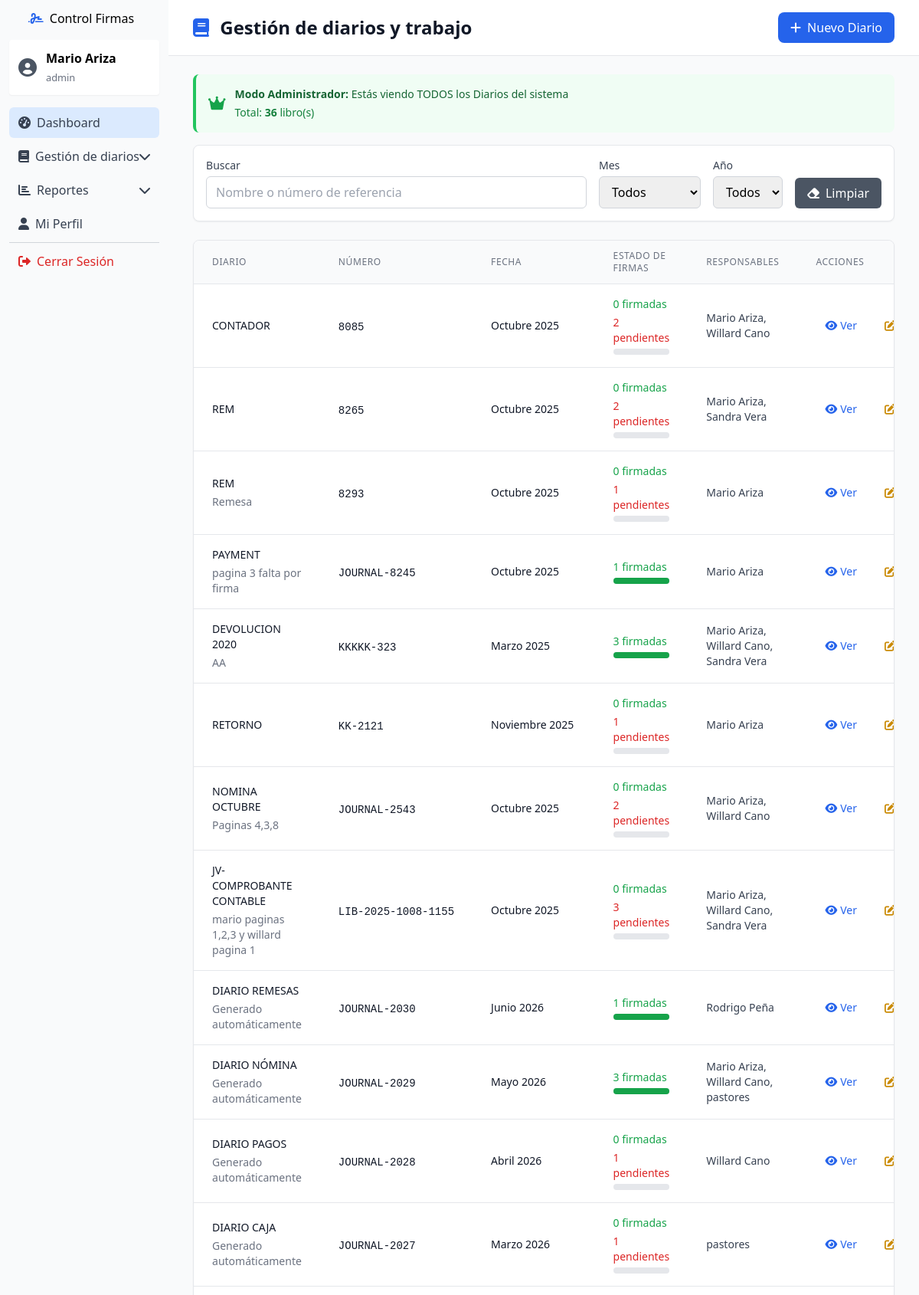
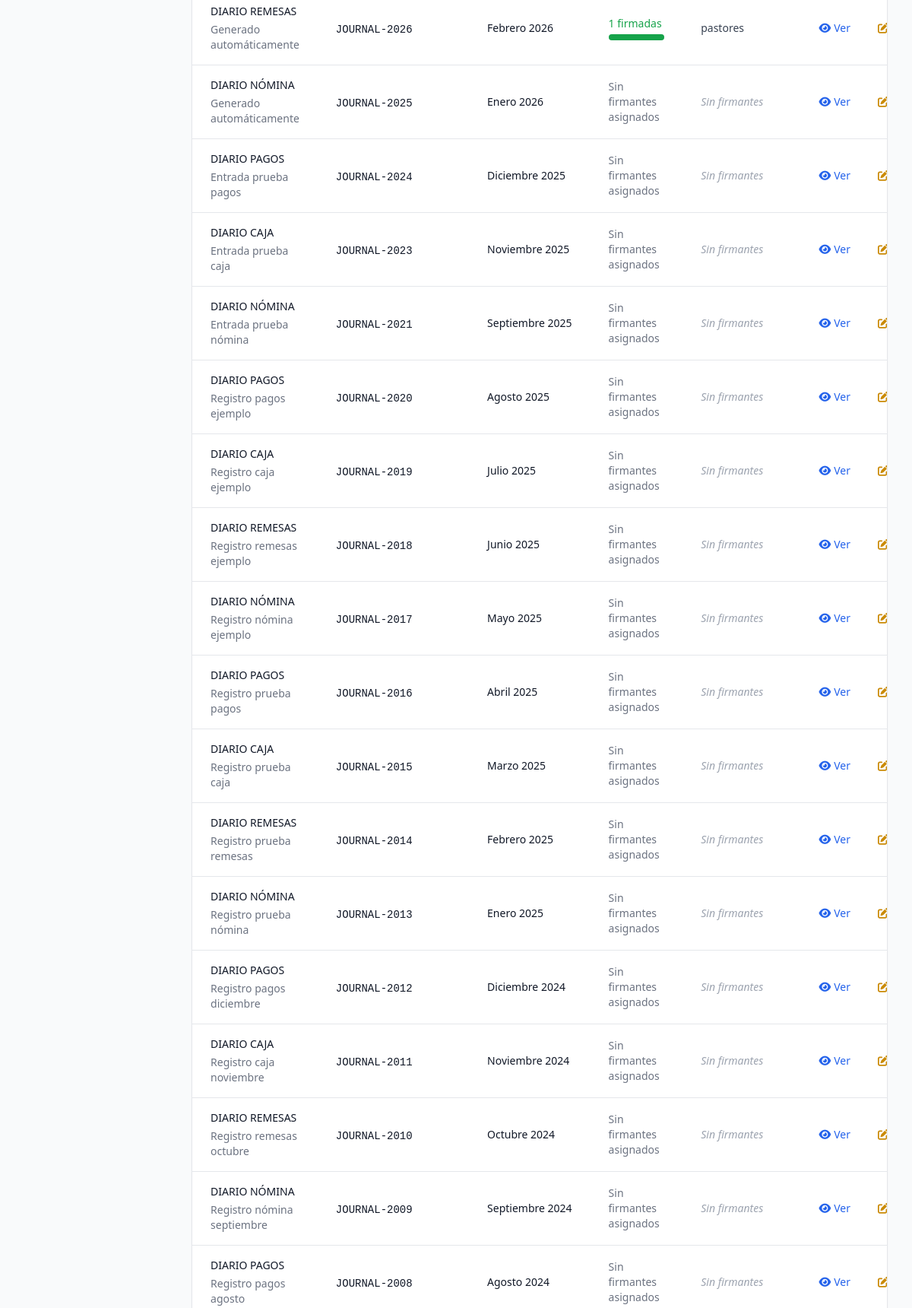
The page /public/index.php?controller=libro&action=index (signed in, upper part) on the database its author committed (2 pictures, top to bottom).
### tables this page shows
CREATE TABLE `libros` (
  `id` int(11) NOT NULL,
  `numero_referencia` varchar(50) NOT NULL,
  `titulo` varchar(200) NOT NULL,
  `descripcion` text DEFAULT NULL,
  `escaneado` tinyint(1) DEFAULT 0,
  `mes` varchar(20) NOT NULL,
  `año` int(11) NOT NULL,
  `fecha_limite` date DEFAULT NULL,
  `estado` enum('activo','cerrado','archivado') NOT NULL DEFAULT 'activo',
  `created_at` timestamp NOT NULL DEFAULT current_timestamp(),
  `updated_at` timestamp NOT NULL DEFAULT current_timestamp() ON UPDATE current_timestamp(),
  `dia` int(50) DEFAULT NULL,
  `created_by` varchar(200) DEFAULT NULL
);

### views/libros/index.php (the view, shortened to what the rows shown need)
<?php
require_once __DIR__ . '/../../controllers/LibroController.php';
$esAdmin = isset($esAdmin) ? $esAdmin : false;
$pageTitle = 'Gestión de diarios y trabajo';
?>
<!DOCTYPE html>
<html lang="es">
<head>
    <link href="<?php echo $_SERVER['REQUEST_SCHEME'] . '://' . $_SERVER['HTTP_HOST'] . '/firmas/'; ?>assets/css/main.css" rel="stylesheet">
    <script src="https://cdn.tailwindcss.com"></script>
    <link rel="stylesheet" href="https://cdn.datatables.net/2.0.7/css/dataTables.dataTables.min.css">
    <link rel="stylesheet" href="https://cdn.datatables.net/buttons/3.0.2/css/buttons.dataTables.min.css">
    <link href="https://cdnjs.cloudflare.com/ajax/libs/font-awesome/6.0.0/css/all.min.css" rel="stylesheet">
</head>
<body class="bg-gray-50">
    <div class="flex h-screen">
        <div class="main-content flex-1 flex flex-col overflow-hidden">
            <header class="bg-white shadow-sm border-b border-gray-200">
                <div class="max-w-7xl mx-auto py-4 px-4 sm:px-6 lg:px-8">
                    <div class="flex justify-between items-center">
                        <h1 class="text-2xl font-bold text-gray-900">
                            <i class="fas fa-book mr-2 text-blue-600"></i>
                            <?php echo $pageTitle; ?>
                        </h1>
                    </div>
                </div>
            </header>
            <main class="flex-1 overflow-x-hidden overflow-y-auto bg-gray-50">
                <div class="max-w-7xl mx-auto py-6 px-4 sm:px-6 lg:px-8">
                                    <?php
                                    $meses = [
                                        '01' => 'Enero',
                                        '02' => 'Febrero',
                                        '03' => 'Marzo',
                                        '04' => 'Abril',
                                        '05' => 'Mayo',
                                        '06' => 'Junio',
                                        '07' => 'Julio',
                                        '08' => 'Agosto',
                                        '09' => 'Septiembre',
                                        '10' => 'Octubre',
                                        '11' => 'Noviembre',
                                        '12' => 'Diciembre'
                                    ];
                                    ?>
                    <div class="bg-white rounded-lg shadow-sm border border-gray-200 overflow-hidden">
                        <div class="overflow-x-auto">
                            <table id="libros-table" class="min-w-full divide-y divide-gray-200 table-auto">
                                <thead class="bg-gray-50">
                                    <tr>
                                        <th class="px-6 py-3 text-left text-xs font-medium text-gray-500 uppercase tracking-wider">
                                            Diario
                                        </th>
                                        <th class="px-6 py-3 text-left text-xs font-medium text-gray-500 uppercase tracking-wider">
                                            Número
                                        </th>
                                        <th class="px-6 py-3 text-left text-xs font-medium text-gray-500 uppercase tracking-wider">
                                            Fecha
                                        </th>
                                        <?php if (!$esAdmin): ?>
                                            <th class="px-6 py-3 text-left text-xs font-medium text-gray-500 uppercase tracking-wider">
                                                Tu Rol
                                            </th>
                                        <?php else: ?>
                                            <th class="px-6 py-3 text-left text-xs font-medium text-gray-500 uppercase tracking-wider">
                                                Estado de Firmas
                                            </th>
                                            <th class="px-6 py-3 text-left text-xs font-medium text-gray-500 uppercase tracking-wider">
                                                Responsables
                                            </th>
                                        <?php endif; ?>
                                        <th class="px-6 py-3 text-left text-xs font-medium text-gray-500 uppercase tracking-wider">
                                            Acciones
                                        </th>
                                    </tr>
                                </thead>
                                <tbody class="bg-white divide-y divide-gray-200">
                                    <?php if (!empty($libros)): ?>
                                        <?php foreach ($libros as $libro): ?>
                                            <tr class="hover:bg-gray-50">
                                                <td class="px-6 py-4">
                                                    <div>
                                                        <div class="text-sm font-medium text-gray-900">
                                                            <?php echo htmlspecialchars($libro['titulo']); ?>
                                                        </div>
                                                        <?php if (!empty($libro['descripcion'])): ?>
                                                            <div class="text-sm text-gray-500 mt-1">
                                                                <?php echo htmlspecialchars(substr($libro['descripcion'], 0, 100)); ?>
                                                            </div>
                                                        <?php endif; ?>
                                                    </div>
                                                </td>
                                                <td class="px-6 py-4 whitespace-nowrap">
                                                    <span class="text-sm font-mono text-gray-900">
                                                        <?php echo htmlspecialchars($libro['numero_referencia']); ?>
                                                    </span>
                                                </td>
                                                <td class="px-6 py-4 whitespace-nowrap">
                                                    <div class="text-sm text-gray-900">
                                                        <?php
                                                        $mesNombre = $meses[$libro['mes']] ?? $libro['mes'];
                                                        echo $mesNombre . ' ' . $libro['año'];
                                                        ?>
                                                    </div>
                                                </td>
                                                <?php if (!$esAdmin): ?>
                                                    <td class="px-6 py-4">
                                                        <div class="text-sm">
                                                            <div class="font-medium text-gray-900">
                                                                <?php echo htmlspecialchars($libro['firmante_cargo'] ?? 'N/A'); ?>
                                                            </div>
                                                            <div class="text-gray-500">
                                                                <?php echo htmlspecialchars($libro['firmante_nombre'] ?? ''); ?>
                                                            </div>
                                                            <?php if (!empty($libro['firmante_departamento'])): ?>
                                                                <div class="text-xs text-gray-400 mt-1">
                                                                    <i class="fas fa-building mr-1"></i><?php echo htmlspecialchars($libro['firmante_departamento']); ?>
                                                                </div>
                                                            <?php endif; ?>
                                                        </div>
                                                    </td>
                                                <?php else: ?>
                                                    <td class="px-6 py-4">
                                                        <div class="flex flex-col space-y-1">
                                                            <?php if (isset($libro['total_firmas']) && $libro['total_firmas'] > 0): ?>
                                                                <div class="flex items-center text-sm">
                                                                    <span class="text-green-600 font-medium">
                                                                        <?php echo $libro['firmas_completadas']; ?> firmadas
                                                                    </span>
                                                                </div>
                                                                <?php if ($libro['firmas_pendientes'] > 0): ?>
                                                                    <div class="flex items-center text-sm">
                                                                        <span class="text-red-600 font-medium">
                                                                            <?php echo $libro['firmas_pendientes']; ?> pendientes
                                                                        </span>
                                                                    </div>
                                                                <?php endif; ?>
                                                                <div class="w-full bg-gray-200 rounded-full h-2 mt-1">
                                                                    <?php
                                                                    $porcentaje = $libro['total_firmas'] > 0 ? ($libro['firmas_completadas'] / $libro['total_firmas']) * 100 : 0;
                                                                    ?>
                                                                    <div class="bg-green-600 h-2 rounded-full"
                                                                        style="width: <?php echo $porcentaje; ?>%"></div>
                                                                </div>
                                                            <?php else: ?>
                                                                <span class="text-gray-500 text-sm">Sin firmantes asignados</span>
                                                            <?php endif; ?>
                                                        </div>
                                                    </td>
                                                    <td class="px-6 py-4 text-sm text-gray-700">
                                                        <?php if (!empty($libro['firmantes'])): ?>
                                                            <?= htmlspecialchars($libro['firmantes']) ?>
                                                        <?php else: ?>
                                                            <span class="text-gray-400 italic">Sin firmantes</span>
                                                        <?php endif; ?>
                                                    </td>
                                                <?php endif; ?>
                                                <td class="px-6 py-4 whitespace-nowrap text-sm font-medium">
                                                    <div class="flex space-x-2">
                                                        <a href="index.php?controller=libro&action=show&id=<?php echo $libro['id']; ?>"
                                                           class="inline-flex items-center justify-center w-8 h-8 md:w-auto md:px-3 md:py-1 text-blue-600 hover:text-blue-900 hover:bg-blue-50 rounded-md transition-colors mr-1"
                                                           title="Ver detalles"
                                                           aria-label="Ver detalles del libro">
                                                            <i class="fas fa-eye"></i>
                                                            <span class="hidden md:inline ml-1">Ver</span>
                                                        </a>
                                                        <?php if ($esAdmin): ?>
                                                            <a href="index.php?controller=libro&action=edit&id=<?php echo $libro['id']; ?>"
                                                               class="inline-flex items-center justify-center w-8 h-8 md:w-auto md:px-3 md:py-1 text-yellow-600 hover:text-yellow-900 hover:bg-yellow-50 rounded-md transition-colors mr-1"
                                                               title="Editar"
                                                               aria-label="Editar libro">
                                                                <i class="fas fa-edit"></i>
                                                            </a>
                                                        <?php endif; ?>
                                                    </div>
                                                </td>
                                            </tr>
                                        <?php endforeach; ?>
                                    <?php endif; ?>
                                </tbody>
                            </table>
                        </div>
                    </div>
                </div>
            </main>
        </div>
    </div>
</body>
</html>

### rows shown on the page
libros: titulo "CONTADOR", numero_referencia "8085", mes "Octubre", año "2025", firmas_completadas "0", firmas_pendientes "2", firmantes "Mario Ariza, Willard Cano"
libros: titulo "REM", numero_referencia "8265", mes "Octubre", año "2025", firmas_completadas "0", firmas_pendientes "2", firmantes "Mario Ariza, Sandra Vera"
libros: titulo "REM", descripcion "Remesa", numero_referencia "8293", mes "Octubre", año "2025", firmas_completadas "0", firmas_pendientes "1", firmantes "Mario Ariza"
libros: titulo "PAYMENT", descripcion "pagina 3 falta por firma", numero_referencia "JOURNAL-8245", mes "Octubre", año "2025", firmas_completadas "1", $porcentaje 100 (drawn), firmantes "Mario Ariza"
libros: titulo "DEVOLUCION 2020", descripcion "AA", numero_referencia "KKKKK-323", mes "Marzo", año "2025", firmas_completadas "3", $porcentaje 100 (drawn), firmantes "Mario Ariza, Willard Cano, Sandra Vera"
libros: titulo "RETORNO", numero_referencia "KK-2121", mes "Noviembre", año "2025", firmas_completadas "0", firmas_pendientes "1", firmantes "Mario Ariza"
libros: titulo "NOMINA OCTUBRE", descripcion "Paginas 4,3,8", numero_referencia "JOURNAL-2543", mes "Octubre", año "2025", firmas_completadas "0", firmas_pendientes "2", firmantes "Mario Ariza, Willard Cano"
libros: titulo "JV-COMPROBANTE CONTABLE", descripcion "mario paginas 1,2,3 y willard pagina 1", numero_referencia "LIB-2025-1008-1155", mes "Octubre", año "2025", firmas_completadas "0", firmas_pendientes "3", firmantes "Mario Ariza, Willard Cano, Sandra Vera"
libros: titulo "DIARIO REMESAS", descripcion "Generado automáticamente", numero_referencia "JOURNAL-2030", mes "Junio", año "2026", firmas_completadas "1", $porcentaje 100 (drawn), firmantes "Rodrigo Peña"
libros: titulo "DIARIO NÓMINA", descripcion "Generado automáticamente", numero_referencia "JOURNAL-2029", mes "Mayo", año "2026", firmas_completadas "3", $porcentaje 100 (drawn), firmantes "Mario Ariza, Willard Cano, pastores"
libros: titulo "DIARIO PAGOS", descripcion "Generado automáticamente", numero_referencia "JOURNAL-2028", mes "Abril", año "2026", firmas_completadas "0", firmas_pendientes "1", firmantes "Willard Cano"
libros: titulo "DIARIO CAJA", descripcion "Generado automáticamente", numero_referencia "JOURNAL-2027", mes "Marzo", año "2026", firmas_completadas "0", firmas_pendientes "1", firmantes "pastores"
libros: titulo "DIARIO REMESAS", descripcion "Generado automáticamente", numero_referencia "JOURNAL-2026", mes "Febrero", año "2026", firmas_completadas "1", $porcentaje 100 (drawn), firmantes "pastores"
libros: titulo "DIARIO NÓMINA", descripcion "Generado automáticamente", numero_referencia "JOURNAL-2025", mes "Enero", año "2026", shows "Sin firmantes asignados"
libros: titulo "DIARIO PAGOS", descripcion "Entrada prueba pagos", numero_referencia "JOURNAL-2024", mes "Diciembre", año "2025", shows "Sin firmantes asignados"
libros: titulo "DIARIO CAJA", descripcion "Entrada prueba caja", numero_referencia "JOURNAL-2023", mes "Noviembre", año "2025", shows "Sin firmantes asignados"
libros: titulo "DIARIO NÓMINA", descripcion "Entrada prueba nómina", numero_referencia "JOURNAL-2021", mes "Septiembre", año "2025", shows "Sin firmantes asignados"
libros: titulo "DIARIO PAGOS", descripcion "Registro pagos ejemplo", numero_referencia "JOURNAL-2020", mes "Agosto", año "2025", shows "Sin firmantes asignados"
libros: titulo "DIARIO CAJA", descripcion "Registro caja ejemplo", numero_referencia "JOURNAL-2019", mes "Julio", año "2025", shows "Sin firmantes asignados"
libros: titulo "DIARIO REMESAS", descripcion "Registro remesas ejemplo", numero_referencia "JOURNAL-2018", mes "Junio", año "2025", shows "Sin firmantes asignados"
libros: titulo "DIARIO NÓMINA", descripcion "Registro nómina ejemplo", numero_referencia "JOURNAL-2017", mes "Mayo", año "2025", shows "Sin firmantes asignados"
libros: titulo "DIARIO PAGOS", descripcion "Registro prueba pagos", numero_referencia "JOURNAL-2016", mes "Abril", año "2025", shows "Sin firmantes asignados"
libros: titulo "DIARIO CAJA", descripcion "Registro prueba caja", numero_referencia "JOURNAL-2015", mes "Marzo", año "2025", shows "Sin firmantes asignados"
libros: titulo "DIARIO REMESAS", descripcion "Registro prueba remesas", numero_referencia "JOURNAL-2014", mes "Febrero", año "2025", shows "Sin firmantes asignados"
libros: titulo "DIARIO NÓMINA", descripcion "Registro prueba nómina", numero_referencia "JOURNAL-2013", mes "Enero", año "2025", shows "Sin firmantes asignados"
libros: titulo "DIARIO PAGOS", descripcion "Registro pagos diciembre", numero_referencia "JOURNAL-2012", mes "Diciembre", año "2024", shows "Sin firmantes asignados"
libros: titulo "DIARIO CAJA", descripcion "Registro caja noviembre", numero_referencia "JOURNAL-2011", mes "Noviembre", año "2024", shows "Sin firmantes asignados"
libros: titulo "DIARIO REMESAS", descripcion "Registro remesas octubre", numero_referencia "JOURNAL-2010", mes "Octubre", año "2024", shows "Sin firmantes asignados"
libros: titulo "DIARIO NÓMINA", descripcion "Registro nómina septiembre", numero_referencia "JOURNAL-2009", mes "Septiembre", año "2024", shows "Sin firmantes asignados"
libros: titulo "DIARIO PAGOS", descripcion "Registro pagos agosto", numero_referencia "JOURNAL-2008", mes "Agosto", año "2024", shows "Sin firmantes asignados"

### other values the page prints
$_SESSION['nombre'] "Mario Ariza"
$_SESSION['rol'] "admin"
$pageTitle "Gestión de diarios y trabajo"
$totalLibros "36"
